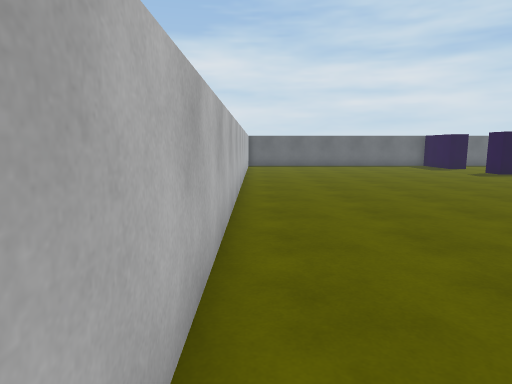
[1] (above)

16 first-person views from a walk through a scene from a Unity 3-D project. The camera is 1.4 m above the floor, tilts 8° down and sees 75° across. The floor is counted in squares, 1 m on a side. Each view is taken from the middle of a square. On the plan, view 1 faces up. The plan holds only what a view shows up to about 15 squares ahead; the rest is blank. The player is left out. Surface patterns are stand-ins for the level's own textures.

[2]
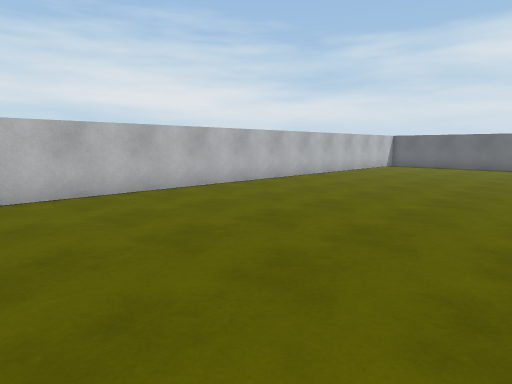

[3]
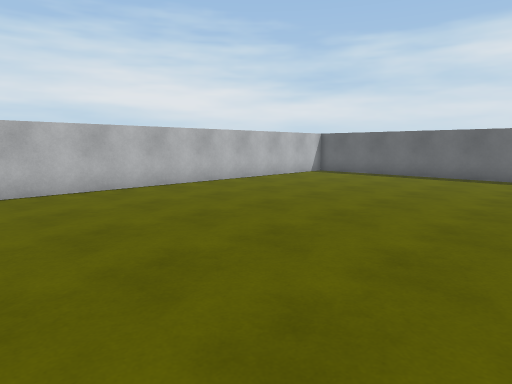

[4]
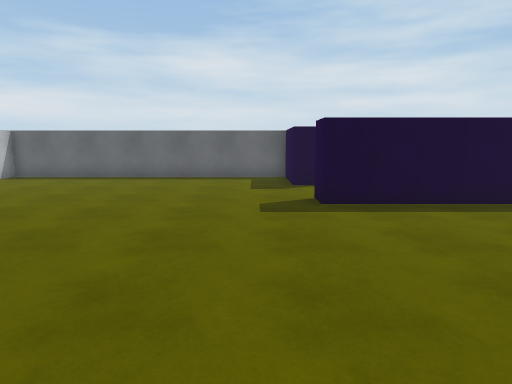

[5]
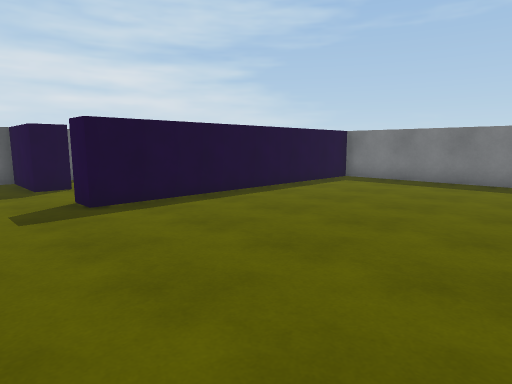

[6]
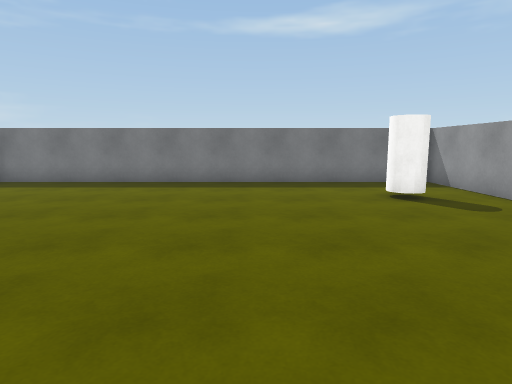

[7]
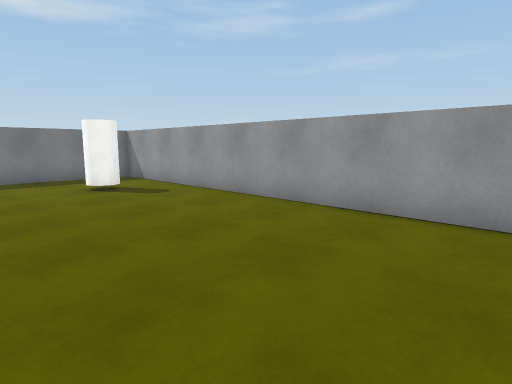

[8]
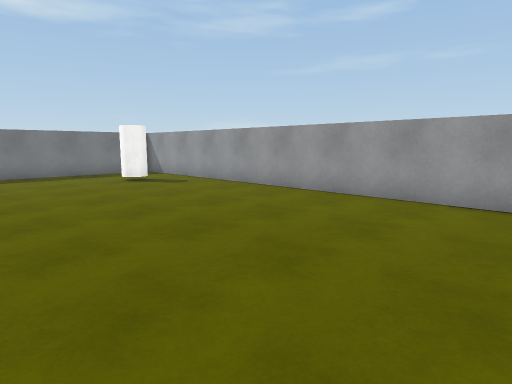

[9]
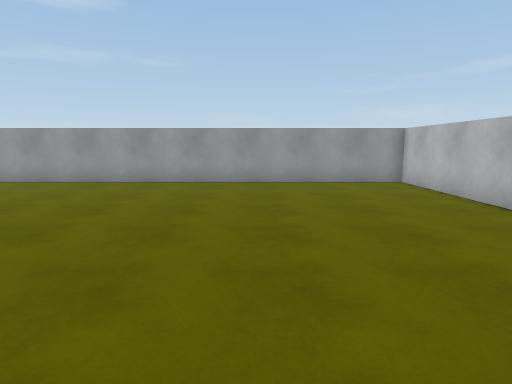

[10]
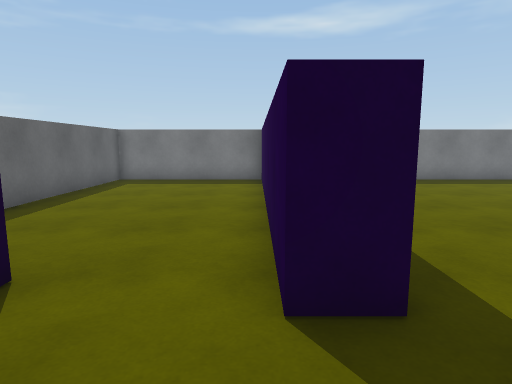

[11]
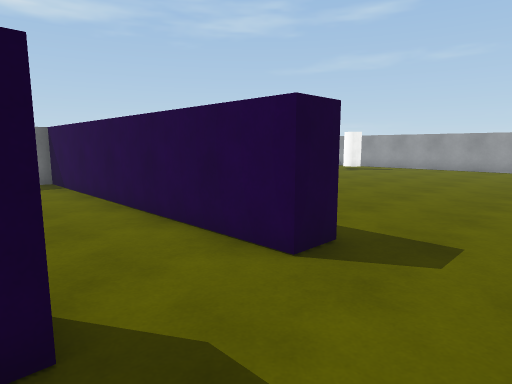

[12]
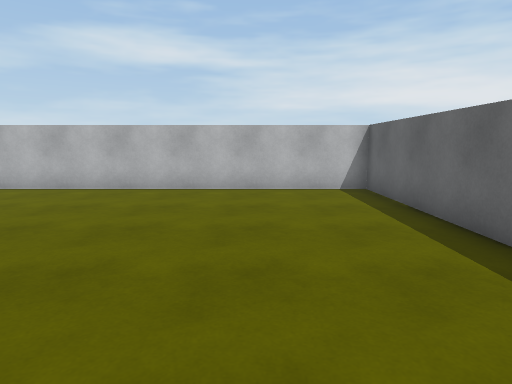

[13]
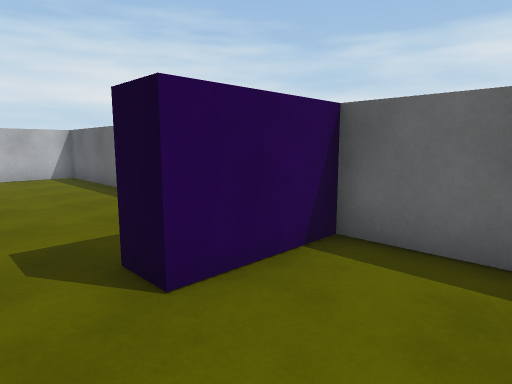

[14]
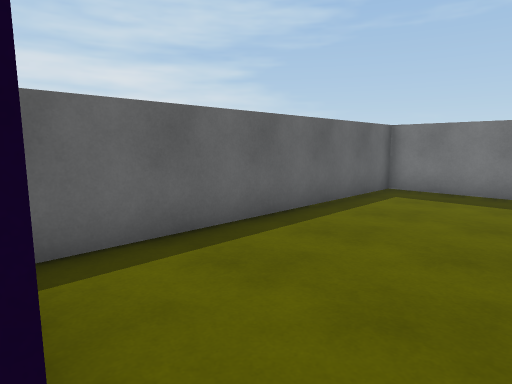

[15]
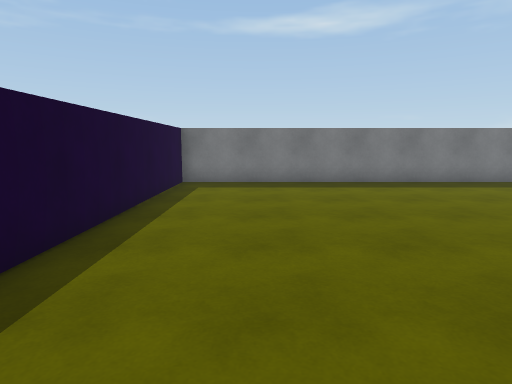

[16]
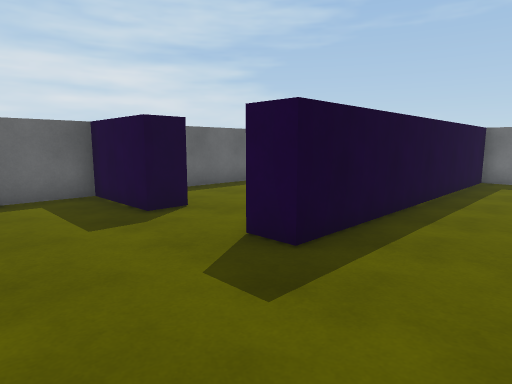

### Floor plan
Points are (right, up) in squares from view 1. A wall is a line through its corners. A room is listed if a view was taken in it or the views show most of it. See-through windows are left out.
Room 1 (views 1, 2, 3, 4, 5, 6, 7, 8, 9, 10, 11, 12, 14, 15, 16)
walls: (12.3, 19.5) (11.3, 19.5) (11.3, 22.5) (-0.5, 22.5) (-0.5, -0.5) (22.5, -0.5) (22.5, 15.8) (11.6, 15.8) (11.6, 16.8) (12.6, 16.8)
ways out: opening at (12, 18.5) to room 2
objects: other object (19, 2)
Room 2 (view 13)
walls: (12.6, 16.8) (22.5, 16.8) (22.5, 22.5) (12.3, 22.5) (12.3, 19.5)
ways out: opening at (12, 18.5) to room 1

Where each view was taken, in squares from view 1:
view 1: 0 up, 0 right, facing up
view 2: 0 up, 9 right, facing up-left
view 3: 7 up, 10 right, facing up-left
view 4: 8 up, 10 right, facing up
view 5: 8 up, 9 right, facing up-right
view 6: 6 up, 10 right, facing right
view 7: 6 up, 8 right, facing down-right
view 8: 8 up, 6 right, facing down-right
view 9: 12 up, 5 right, facing down
view 10: 17 up, 9 right, facing right
view 11: 20 up, 9 right, facing down-right
view 12: 19 up, 10 right, facing left
view 13: 18 up, 15 right, facing up-left
view 14: 18 up, 12 right, facing up-right
view 15: 13 up, 10 right, facing right
view 16: 13 up, 8 right, facing up-right
